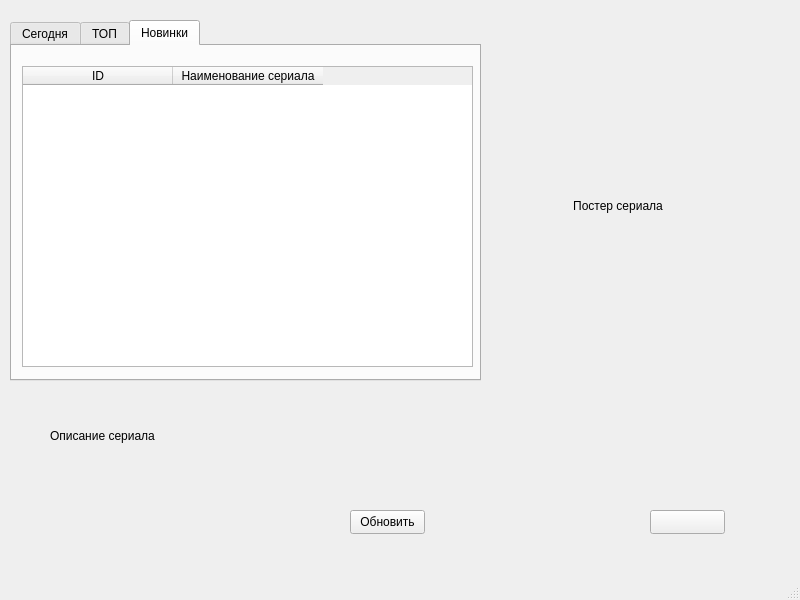
<?xml version="1.0" encoding="UTF-8"?>
<ui version="4.0">
 <class>MainWindow</class>
 <widget class="QMainWindow" name="MainWindow">
  <property name="geometry">
   <rect>
    <x>0</x>
    <y>0</y>
    <width>800</width>
    <height>600</height>
   </rect>
  </property>
  <property name="windowTitle">
   <string>MainWindow</string>
  </property>
  <widget class="QWidget" name="centralwidget">
   <widget class="QLabel" name="ImageSeries">
    <property name="geometry">
     <rect>
      <x>518</x>
      <y>65</y>
      <width>200</width>
      <height>281</height>
     </rect>
    </property>
    <property name="sizePolicy">
     <sizepolicy hsizetype="Fixed" vsizetype="Fixed">
      <horstretch>0</horstretch>
      <verstretch>0</verstretch>
     </sizepolicy>
    </property>
    <property name="frameShadow">
     <enum>QFrame::Plain</enum>
    </property>
    <property name="lineWidth">
     <number>1</number>
    </property>
    <property name="midLineWidth">
     <number>0</number>
    </property>
    <property name="text">
     <string>Постер сериала</string>
    </property>
    <property name="alignment">
     <set>Qt::AlignCenter</set>
    </property>
    <property name="margin">
     <number>0</number>
    </property>
   </widget>
   <widget class="QPushButton" name="PlayerButton">
    <property name="geometry">
     <rect>
      <x>650</x>
      <y>510</y>
      <width>75</width>
      <height>24</height>
     </rect>
    </property>
    <property name="text">
     <string/>
    </property>
    <property name="icon">
     <iconset>
      <normaloff>play.ico</normaloff>play.ico</iconset>
    </property>
   </widget>
   <widget class="QPushButton" name="UpdateButton">
    <property name="geometry">
     <rect>
      <x>350</x>
      <y>510</y>
      <width>75</width>
      <height>24</height>
     </rect>
    </property>
    <property name="text">
     <string>Обновить</string>
    </property>
   </widget>
   <widget class="QLabel" name="DescriptionSeries">
    <property name="geometry">
     <rect>
      <x>50</x>
      <y>380</y>
      <width>681</width>
      <height>111</height>
     </rect>
    </property>
    <property name="sizePolicy">
     <sizepolicy hsizetype="Fixed" vsizetype="Fixed">
      <horstretch>0</horstretch>
      <verstretch>0</verstretch>
     </sizepolicy>
    </property>
    <property name="text">
     <string>Описание сериала</string>
    </property>
    <property name="alignment">
     <set>Qt::AlignJustify|Qt::AlignVCenter</set>
    </property>
    <property name="wordWrap">
     <bool>true</bool>
    </property>
   </widget>
   <widget class="QTabWidget" name="TabSeries">
    <property name="geometry">
     <rect>
      <x>10</x>
      <y>20</y>
      <width>471</width>
      <height>361</height>
     </rect>
    </property>
    <property name="currentIndex">
     <number>2</number>
    </property>
    <widget class="QWidget" name="TabToday">
     <attribute name="title">
      <string>Сегодня</string>
     </attribute>
     <widget class="QTableWidget" name="TableSeriesToday">
      <property name="geometry">
       <rect>
        <x>10</x>
        <y>20</y>
        <width>451</width>
        <height>301</height>
       </rect>
      </property>
      <property name="sizePolicy">
       <sizepolicy hsizetype="Fixed" vsizetype="Fixed">
        <horstretch>0</horstretch>
        <verstretch>0</verstretch>
       </sizepolicy>
      </property>
      <attribute name="horizontalHeaderDefaultSectionSize">
       <number>150</number>
      </attribute>
      <column>
       <property name="text">
        <string>ID</string>
       </property>
      </column>
      <column>
       <property name="text">
        <string>Наименование сериала</string>
       </property>
      </column>
     </widget>
    </widget>
    <widget class="QWidget" name="TabTop">
     <attribute name="title">
      <string>ТОП</string>
     </attribute>
     <widget class="QTableWidget" name="TableSeriesTop">
      <property name="geometry">
       <rect>
        <x>10</x>
        <y>20</y>
        <width>451</width>
        <height>301</height>
       </rect>
      </property>
      <property name="sizePolicy">
       <sizepolicy hsizetype="Fixed" vsizetype="Fixed">
        <horstretch>0</horstretch>
        <verstretch>0</verstretch>
       </sizepolicy>
      </property>
      <attribute name="horizontalHeaderDefaultSectionSize">
       <number>150</number>
      </attribute>
      <column>
       <property name="text">
        <string>ID</string>
       </property>
      </column>
      <column>
       <property name="text">
        <string>Наименование сериала</string>
       </property>
      </column>
     </widget>
    </widget>
    <widget class="QWidget" name="TabNew">
     <attribute name="title">
      <string>Новинки</string>
     </attribute>
     <widget class="QTableWidget" name="TableSeriesNew">
      <property name="geometry">
       <rect>
        <x>10</x>
        <y>20</y>
        <width>451</width>
        <height>301</height>
       </rect>
      </property>
      <property name="sizePolicy">
       <sizepolicy hsizetype="Fixed" vsizetype="Fixed">
        <horstretch>0</horstretch>
        <verstretch>0</verstretch>
       </sizepolicy>
      </property>
      <attribute name="horizontalHeaderDefaultSectionSize">
       <number>150</number>
      </attribute>
      <column>
       <property name="text">
        <string>ID</string>
       </property>
      </column>
      <column>
       <property name="text">
        <string>Наименование сериала</string>
       </property>
      </column>
     </widget>
    </widget>
   </widget>
  </widget>
  <widget class="QMenuBar" name="menubar">
   <property name="geometry">
    <rect>
     <x>0</x>
     <y>0</y>
     <width>800</width>
     <height>22</height>
    </rect>
   </property>
  </widget>
  <widget class="QStatusBar" name="statusbar"/>
 </widget>
 <resources/>
 <connections/>
</ui>
